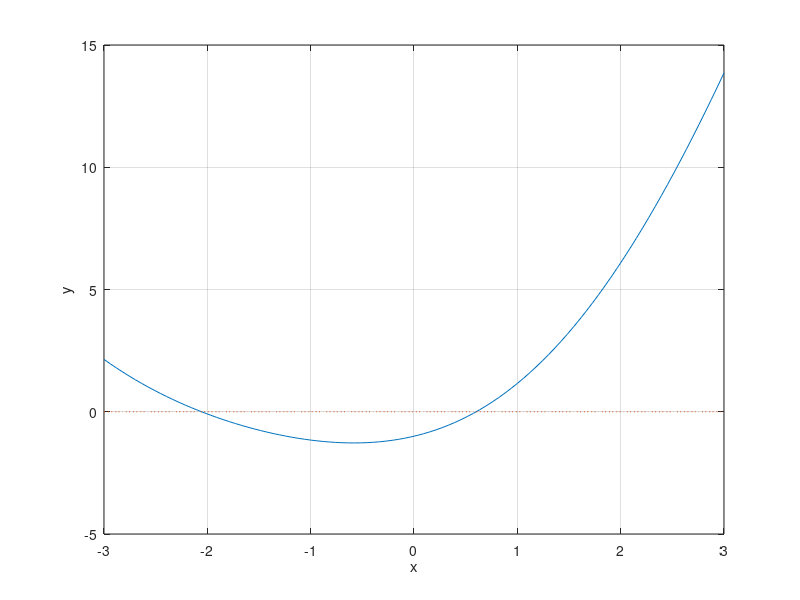

Source code (MATLAB): (Note: this script raises an error after producing the figure.)
clear 
a=-3;b=3; m=100; 
x=linspace(a,b,m); 
f='x.^2+2*x-1-sin(x)'; 
plot(x,eval(f),x,0*x,':');
grid on 
xlabel('x'); ylabel('y') 
z=ginput(1);
[zr,fr]=fzero(f,z(1)) 
hold on
plot(zr,fr,'r*',z(1),z(2),'g*') 
hold off 
solve('f(x)=g(x)')

